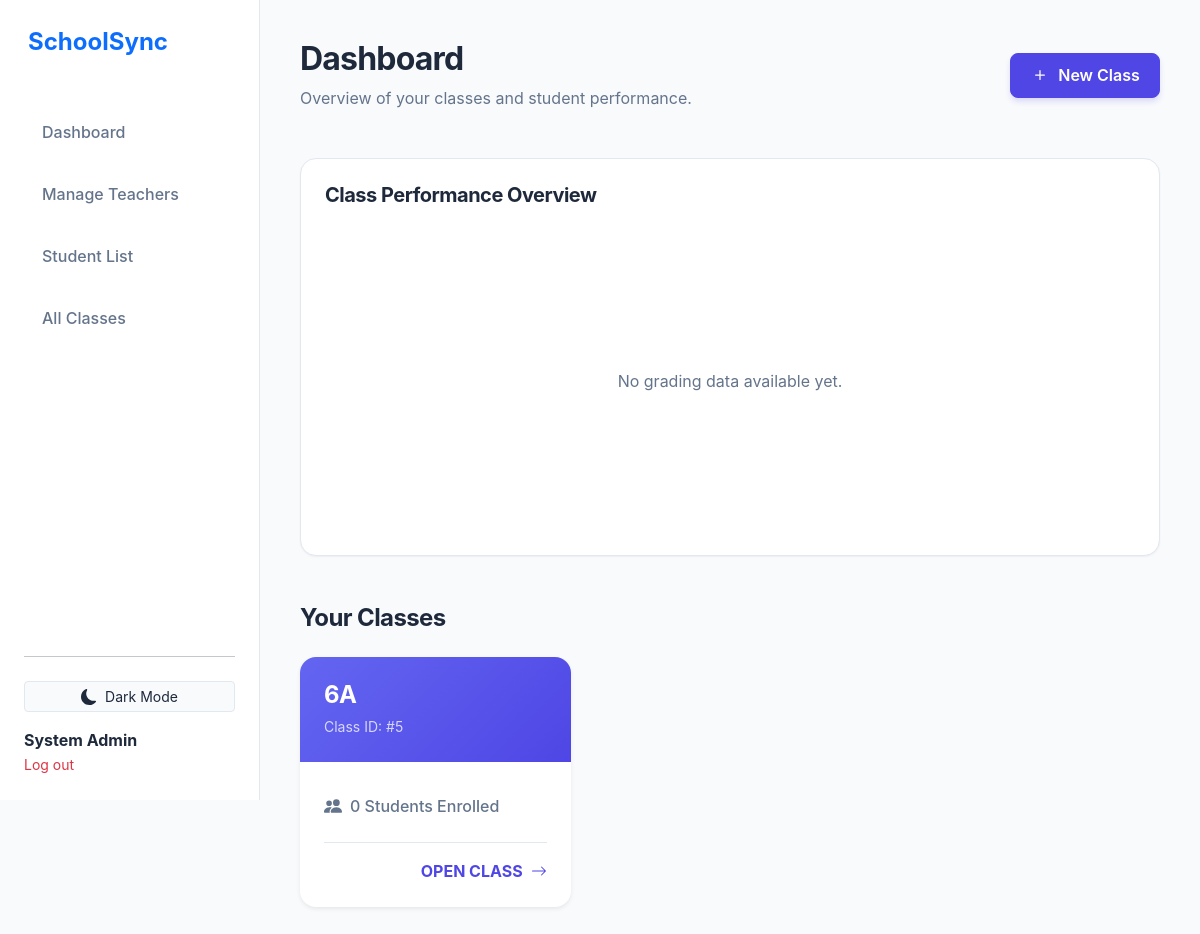
The page / (signed in) on the database its author committed.
### tables this page shows
CREATE TABLE `teacher_classes` (
  `id` int(11) NOT NULL,
  `teacher_id` int(11) NOT NULL,
  `class_name` varchar(100) NOT NULL,
  `created_at` timestamp NOT NULL DEFAULT current_timestamp()
);

### includes/classes.php (called while the page is built, shortened)
<?php
function get_teacher_classes($pdo, $teacher_id) {
    $sql = "SELECT tc.*,
            (SELECT COUNT(*) FROM class_enrollments ce WHERE ce.class_id = tc.id) as student_count
            FROM teacher_classes tc
            WHERE teacher_id = ?
            ORDER BY id DESC";
    $stmt = $pdo->prepare($sql);
    $stmt->execute([$teacher_id]);
    return $stmt->fetchAll();
}
?>

### index.php (the view, shortened to what this page needs)
<?php
require 'db.php';
require 'includes/classes.php';
include 'header.php';
$classes = get_teacher_classes($pdo, $_SESSION['user_id']);
$gradients = [
    'linear-gradient(135deg, #6366F1 0%, #4F46E5 100%)',
    'linear-gradient(135deg, #8B5CF6 0%, #7C3AED 100%)',
    'linear-gradient(135deg, #10B981 0%, #059669 100%)',
    'linear-gradient(135deg, #F59E0B 0%, #D97706 100%)',
    'linear-gradient(135deg, #EC4899 0%, #DB2777 100%)'
];
?>
<div class="d-flex justify-content-between align-items-center mb-5">
    <div>
        <h2 class="fw-bold fs-2" style="color: var(--text-main);">Dashboard</h2>
        <p class="mb-0" style="color: var(--text-muted);">Overview of your classes and student performance.</p>
    </div>
    <button type="button" class="btn btn-primary d-flex align-items-center gap-2" data-bs-toggle="modal" data-bs-target="#createClassModal">
        <svg width="20" height="20" fill="currentColor" viewBox="0 0 16 16"><path d="M8 4a.5.5 0 0 1 .5.5v3h3a.5.5 0 0 1 0 1h-3v3a.5.5 0 0 1-1 0v-3h-3a.5.5 0 0 1 0-1h3v-3A.5.5 0 0 1 8 4z"/></svg>
        New Class
    </button>
</div>
<div class="row mb-5">
    <div class="col-12">
        <div class="card p-4">
            <h5 class="fw-bold mb-4" style="color: var(--text-main);">Class Performance Overview</h5>
            <div style="height: 300px; width: 100%;">
            </div>
        </div>
    </div>
</div>
<h4 class="fw-bold mb-4" style="color: var(--text-main);">Your Classes</h4>
<div class="row g-4 mb-5">
    <?php foreach($classes as $c):
        $bg_style = $gradients[$c['id'] % count($gradients)];
    ?>
    <div class="col-md-6 col-lg-4">
        <div class="card h-100 border-0 shadow-sm" style="transition: transform 0.2s;">
            <div class="card-header-color text-white p-4" style="background: <?php echo $bg_style; ?>;">
                <h4 class="card-title fw-bold mb-1"><?php echo htmlspecialchars($c['class_name']); ?></h4>
                <small class="opacity-75">Class ID: #<?php echo $c['id']; ?></small>
            </div>
            <div class="card-body d-flex flex-column p-4">
                <div class="d-flex align-items-center mb-4 mt-2" style="color: var(--text-muted);">
                    <span class="fw-medium"><?php echo $c['student_count']; ?> Students Enrolled</span>
                </div>
                <div class="mt-auto pt-3 border-top" style="border-color: var(--border-color) !important;">
                    <a href="class_view.php?id=<?php echo $c['id']; ?>" class="text-decoration-none fw-bold d-flex justify-content-end align-items-center" style="color: var(--primary);">
                        OPEN CLASS
                        <svg class="ms-2" width="16" height="16" fill="currentColor" viewBox="0 0 16 16"><path fill-rule="evenodd" d="M1 8a.5.5 0 0 1 .5-.5h11.793l-3.147-3.146a.5.5 0 0 1 .708-.708l4 4a.5.5 0 0 1 0 .708l-4 4a.5.5 0 0 1-.708-.708L13.293 8.5H1.5A.5.5 0 0 1 1 8z"/></svg>
                    </a>
                </div>
            </div>
        </div>
    </div>
    <?php endforeach; ?>
</div>
</div>
</div>
</body>
</html>

### style.css (style rules this page uses)
:root { --primary: #4F46E5; --primary-hover: #4338CA; --secondary: #64748B; --bg-body: #F8FAFC; --bg-card: #FFFFFF; --bg-sidebar: #FFFFFF; --text-main: #1E293B; --text-muted: #64748B; --text-light: #94A3B8; --border-color: #E2E8F0; --shadow-sm: 0 1px 2px 0 rgb(0 0 0 / 0.05); --shadow-md: 0 4px 6px -1px rgb(0 0 0 / 0.1), 0 2px 4px -2px rgb(0 0 0 / 0.1); --shadow-lg: 0 10px 15px -3px rgb(0 0 0 / 0.1), 0 4px 6px -4px rgb(0 0 0 / 0.1); --sidebar-width: 260px; --radius-lg: 16px; --radius-md: 12px; }
h1, h2, h3, h4, h5, h6 { color: var(--text-main); font-weight: 700; letter-spacing: -0.025em; }
.card { background: var(--bg-card); border: 1px solid var(--border-color); border-radius: var(--radius-lg); box-shadow: var(--shadow-sm); overflow: hidden; transition: transform 0.2s, box-shadow 0.2s, background-color 0.3s, border-color 0.3s; }
.card-header-color { padding: 1.5rem; }
.btn-primary { background-color: var(--primary); border-color: var(--primary); border-radius: 8px; padding: 0.6rem 1.2rem; font-weight: 600; box-shadow: 0 4px 6px -1px rgba(79, 70, 229, 0.2); transition: all 0.2s; }

### rows shown on the page
teacher_classes: class_name "6A", id "5", student_count "0"

### other values the page prints
$_SESSION['full_name'] "System Admin"
